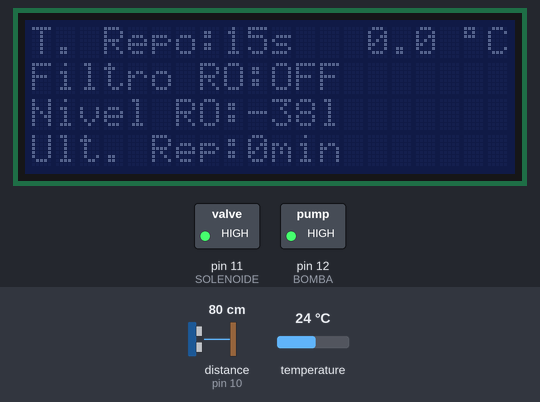
Bench run of a sketch on a simulated Arduino Uno, built with avr-gcc and run on an emulated ATmega328P. On the bench: 20×4 character LCD, switched loads named in the sketch (green lamp = pin HIGH). Wiring (inferred from the names in the program): ultrasonic range finder: trigger pin 9; echo pin 10. Inputs (shaded band) come from the test bench; at power-on: temperature 24 °C, distance to the obstacle (sensor on pin 10) 80 cm. The echo pulse lasts 58.3 µs per cm; pins used as bus, display or sensor lines are not drawn.

Above: at 3.4 s.
3.5 s: temperature set to 12 °C
At 6.8 s:
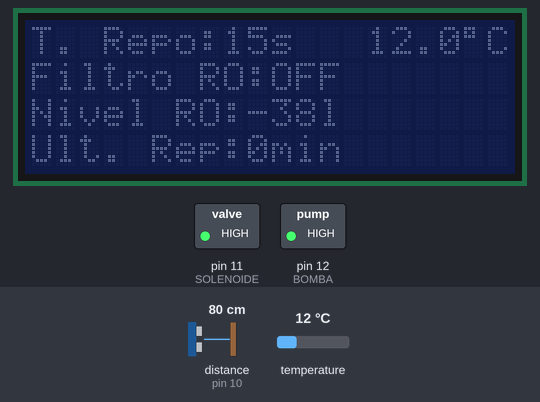
10.3 s: temperature set to 19 °C
17.1 s: temperature set to 28 °C
At 20.8 s:
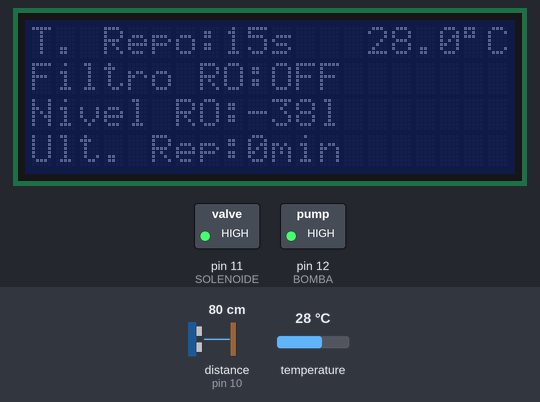
Timing chart, 0 to 22.3 s (numbered marks = the images above; inputs shaded):
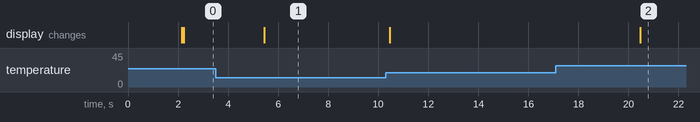

Measured:
- after the input at 3.5 s, the display: changes after 1.9 s (image 1)
- after the input at 17.1 s, the display: changes after 3.4 s (image 2)

The sketch:

MeuAquario.ino
```cpp
#include <Wire.h>
#include <OneWire.h>
#include <DallasTemperature.h>
#include <LiquidCrystal_I2C.h>

// DEFINIÇÕES LCD
#define endereco  0x27 // Endereços comuns: 0x27, 0x3F
#define colunas   20
#define linhas    4

const int ECHO = 10;
const int TRIG = 9;
const int SENSORLEVEL = 8;
const int BOMBA = 12;
const int SOLENOIDE = 11;
const int SENSORTEMP = 6;
const int BUZZER = 2;

float distancia = 0;
float temp = 0;
float volume = 0; ;

unsigned long MINUTO = 60000;
unsigned long DEZMIN = 600000;
unsigned long CINCOMIN = 300000;
unsigned long HORA = 3600000;
unsigned long DIA = 86400000;
unsigned long leituraAnteriorEnchendo, leituraAnteriorLevel, leituraAnteriorUltra, horaUltEnchimento, tempoUltRep, leituraAnteriorTemp;
boolean enchendo, encheu, travada;

// Instanciando LCD
LiquidCrystal_I2C lcd(endereco, colunas, linhas);

OneWire oneWire(SENSORTEMP);
//Sensor de Temp.
DallasTemperature sensors(&oneWire);
//Armazena endereço Sensore
DeviceAddress sumpTerm;


void setup() {

  //Ultrasonic
  pinMode(TRIG, OUTPUT);
  pinMode(ECHO, INPUT);
  //Reles
  pinMode(BOMBA, OUTPUT);
  pinMode(SOLENOIDE, OUTPUT);
  //Level
  pinMode(SENSORLEVEL, INPUT_PULLUP);
  //Buzzer
  //pinMode(BUZZER, OUTPUT);

  digitalWrite(BOMBA, HIGH);
  digitalWrite(SOLENOIDE, HIGH);
  //digitalWrite(BUZZER, LOW);

  sensors.begin();

  //Setando Precisao do sensor
  sensors.setResolution(11);

  travada = false;
  encheu = false;
  enchendo = false;
  tempoUltRep = 15000;
  splash();
  distancia = sensorUltra(TRIG, ECHO);
  calculaVolume();
  tela();
  if (!sensors.getAddress(sumpTerm, 0)) {
      lcd.setCursor(15, 0);
      lcd.print("N/A");
      //buzzer();
  }
}

// the loop function runs over and over again forever
void loop() {
  reposicao();
  filtroRO();
  imprimeValores();
  getTemperatura();
}


void getTemperatura(){
  if (millis() - leituraAnteriorTemp >= 5000){
    leituraAnteriorTemp = millis();
    sensors.requestTemperatures();
    temp = sensors.getTempC(sumpTerm);
  }
}

void filtroRO(){
   if (millis() - leituraAnteriorUltra >= DEZMIN) {
    distancia = sensorUltra(TRIG, ECHO);
    calculaVolume();
    leituraAnteriorUltra = millis();
    if (distancia >= 20 && !enchendo){
      enchendo = true;
      digitalWrite(SOLENOIDE, LOW);
    }
  }
  if (enchendo)
     if (millis() - leituraAnteriorEnchendo >= CINCOMIN){
         distancia = sensorUltra(TRIG, ECHO);
         if (distancia <= 3){
            enchendo = false;
            digitalWrite(SOLENOIDE, HIGH);
         }
     }
}

void reposicao(){
    if (millis() - leituraAnteriorLevel >= CINCOMIN){
     leituraAnteriorLevel = millis();
     while (digitalRead(SENSORLEVEL) == LOW && !travada) {
       if (((millis() - leituraAnteriorLevel) / tempoUltRep) >= 6){
          digitalWrite(BOMBA, HIGH);
          travada = true;
          break;
       }
       digitalWrite(BOMBA, LOW);
       delay(1000);
       encheu = true;
     }
     if (encheu){
        tempoUltRep = millis() - leituraAnteriorLevel;
        horaUltEnchimento = millis();
        encheu = false;
        digitalWrite(BOMBA, HIGH);
     }
     alameAbastecimento();
   }
}


void alameAbastecimento(){
  if ((millis() - horaUltEnchimento) > DIA){
      lcd.setCursor(10, 2);
      lcd.print("FALTA ABS");
  }
  if (travada){
      lcd.setCursor(12, 2);
      lcd.print("TRAVADA");
  }
}


//metodo para calculo da distancia
int sensorUltra(int trig, int echo){
  //informacoes coletadas no datasheet do modulo
  digitalWrite(trig, LOW);
  delayMicroseconds(2);
  digitalWrite(trig, HIGH);
  delayMicroseconds(10);
  digitalWrite(trig, LOW);
  //divide por 58 para centimetros
  return pulseIn(echo, HIGH)/58;
}

void imprimeValores(){
  lcd.setCursor(8, 0);
  lcd.print(tempoUltRep/1000);
  lcd.print("s ");
  lcd.setCursor(10, 1);
  if (enchendo){
    lcd.print("ON ");
    lcd.backlight();
  }
  else lcd.print("OFF");
  if (travada)
    lcd.backlight();

  lcd.setCursor(9, 2);
  lcd.print(volume,0);
  lcd.print("l");
  lcd.setCursor(9, 3);
  lcd.print(((millis()-horaUltEnchimento)/1000)/60);
  lcd.print("min ");
  lcd.setCursor(14, 0);
  lcd.print(temp,1);
  lcd.setCursor(18, 0);
  lcd.write(223);
  lcd.print("C");
}

void tela(){
  lcd.setCursor(0, 0);
  lcd.print("T. Repo:");
  lcd.setCursor(0, 1);
  lcd.print("Filtro RO:");
  lcd.setCursor(0, 2);
  lcd.print("Nivel RO:");
  lcd.setCursor(0, 3);
  lcd.print("Ult. Rep:");
}

void splash(){
  //Inicializacao LCD
  lcd.init();
  lcd.backlight();
  lcd.clear();
  lcd.setCursor(0, 0);
  lcd.print("####################");
  lcd.setCursor(0, 1);
  lcd.print("##");
  lcd.setCursor(0, 2);
  lcd.print("##");
  lcd.setCursor(0, 3);
  lcd.print("####################");
  lcd.setCursor(18, 1);
  lcd.print("##");
  lcd.setCursor(18, 2);
  lcd.print("##");
  lcd.setCursor(4, 1);
  lcd.print("MEU AQUARIO");
  lcd.setCursor(7, 2);
  lcd.print("V1.0");
  delay(2000);
  lcd.clear();
  lcd.noBacklight();
}


void calculaVolume(){
  volume = (1256 * (50 - distancia)) / 1000;
}

/*
void buzzer(){
  for (int i=0; i < 3; i++){
    digitalWrite(BUZZER, HIGH);
    delay(100);
    digitalWrite(BUZZER, LOW);
    delay(200);
  }
}*/
```
